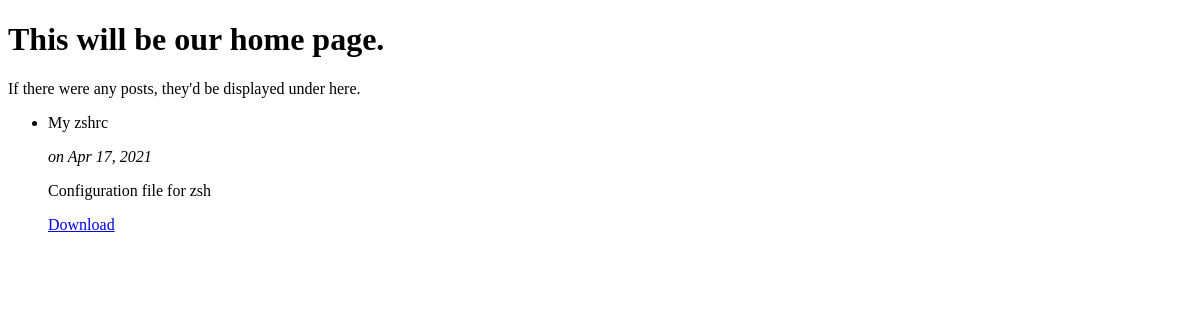
Before: / with the older database file.
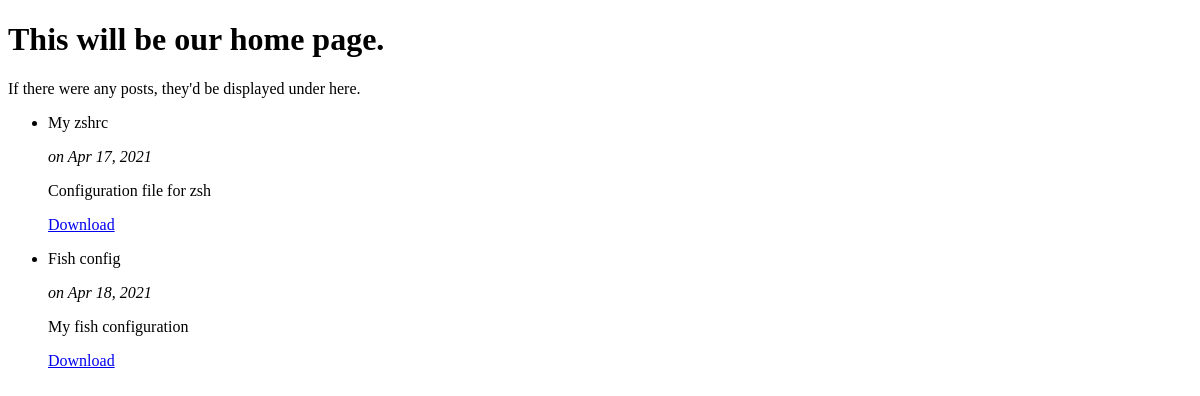
After: the same page with the newer database file.
### posts/models.py (models this page shows, shortened)
class Post(TimeStampedModel):
    title = models.CharField(max_length=50)
    description = models.TextField(max_length=200)
    file_field = models.FileField(upload_to='user_uploads/', null=True)

### posts/views.py (the view)
class HomeView(ListView):
    model = Post
    template_name = "posts/post_home.html" # <app>/<model>_<viewtype>.html
    context_object_name = 'all_posts'
    order_by = 'created'

### posts/templates/posts/post_home.html
{% extends 'posts/base.html' %}
{% block content %}
<h1> This will be our home page. </h1>
<p> If there were any posts, they'd be displayed under here.</p>
<ul>
    {% for post in all_posts %}
        <li>
            <p>{{ post.title }}</p>
            <p><i>on {{ post.created|date:'M j, Y' }}</i></p>
            <p> {{ post.description }} </p>
            <a href="{{post.file_field.url}}" download>Download</a>
        </li>
    {% endfor %}
{% endblock content %}

### posts/templates/posts/base.html (shortened to what this page needs)
<!doctype html>
<html lang="en">
    <head>
    </head>
    <body>
        {% block content %}
        {% endblock content %}
    </body>
</html>

Changed rows visible on the page:
added Post: title "Fish config", created "Apr 18, 2021", description "My fish configuration"
